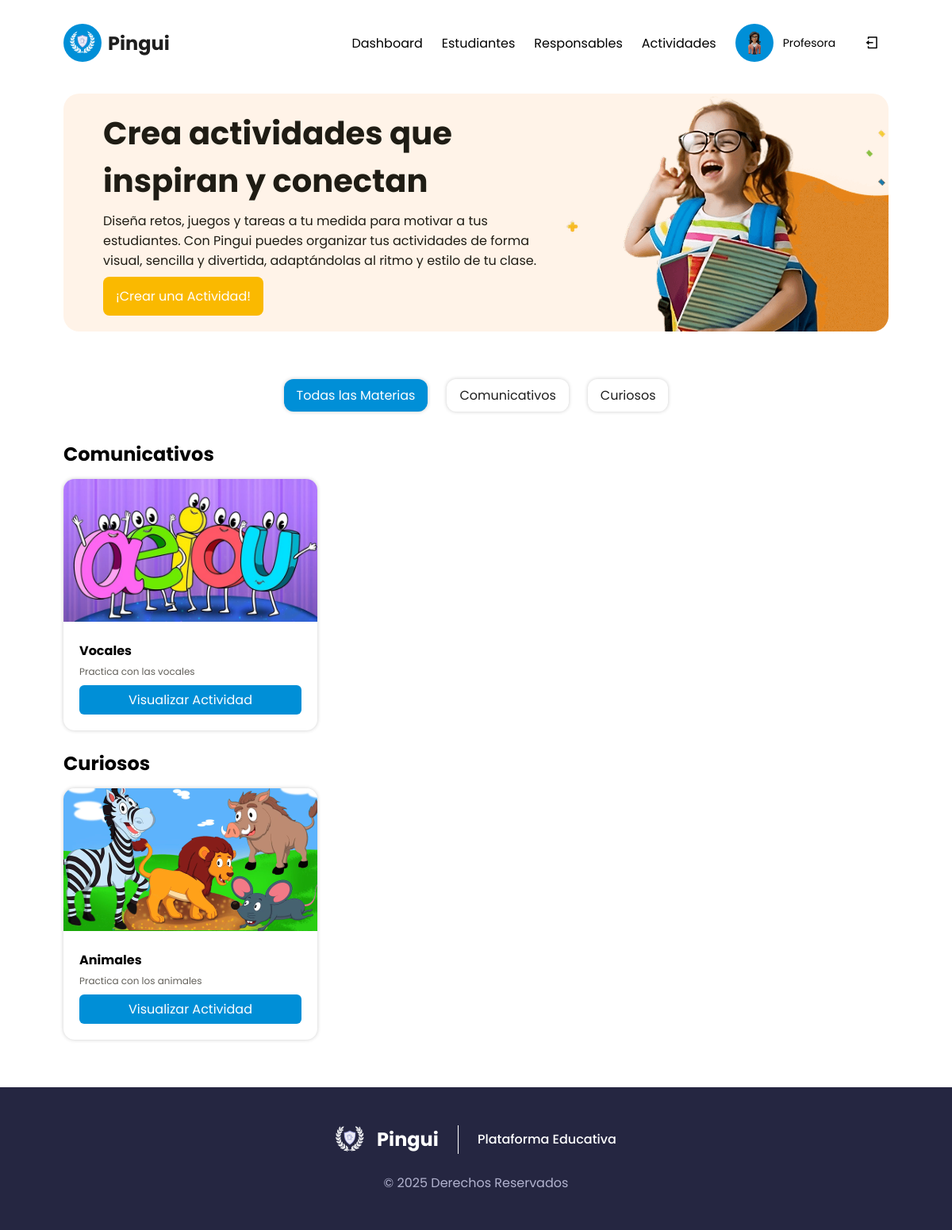
The app's page /profesores/actividades/ with its own data.
### apps/cursos/models.py (models this page shows, shortened)
class Materia(models.Model):
    id = models.UUIDField(primary_key=True, default=uuid.uuid4, editable=False)
    nombre = models.CharField(max_length=100, unique=True)

### apps/evaluaciones/models.py (models this page shows, shortened)
class Actividad(models.Model):
    id = models.UUIDField(primary_key=True, default=uuid.uuid4, editable=False)
    nombre = models.CharField(max_length=100)
    descripcion = models.TextField(max_length=100, default="Sin descripción")
    imagen = models.TextField(null=True, blank=True, default="")
    estado = models.TextField(null=False, blank=False, default="Activo")
    materia = models.ForeignKey(Materia, on_delete=models.CASCADE, related_name="actividades", null=True, blank=True)
    tematica = models.ForeignKey(Tematica, on_delete=models.CASCADE, related_name="actividades", null=True, blank=True)

### apps/evaluaciones/views.py (the view)
# urls.py: path('profesores/actividades/', views.professor_actividades),
def professor_actividades(request):
    actividades_activas = Actividad.objects.filter(estado="Activo")
    materias_con_actividades = []
    materias = Materia.objects.all()
    for materia in materias:
        actividades_materia = actividades_activas.filter(materia=materia)
        if actividades_materia.exists():
            materias_con_actividades.append({
                'materia': materia,
                'actividades': actividades_materia
            })
    actividades_archivadas = Actividad.objects.filter(estado="Archivada")
    return render(request, 'profesores/actividades/actividades.html', {
        'materias_con_actividades': materias_con_actividades,
        'actividades_archivadas': actividades_archivadas
    })

### pingui/templates/profesores/actividades/actividades.html (shortened to what this page needs)
{% load static %}
<!DOCTYPE html>
<html lang="en">
  <head>
    <link rel="stylesheet" href="{% static 'css/actividades.css' %}" />
    <link rel="stylesheet" href="https://cdnjs.cloudflare.com/ajax/libs/remixicon/4.6.0/remixicon.min.css" />
    <link rel="stylesheet" href="https://cdnjs.cloudflare.com/ajax/libs/remixicon/4.6.0/remixicon.css" />
  </head>
  <body>
    <nav class="nav">
        <div class="nav__logo">
            <img src="{% static 'assets/img/logo.png' %}" alt="Logo">
            <h3>Pingui</h3>
        </div>
        <ul class="nav__items">
           <li class="nav__item"><a href="/administrador/dashboard/">Dashboard</a></li>
           <li class="nav__item"><a href="/profesores/estudiantes/">Estudiantes</a></li>
           <li class="nav__item"><a href="/profesores/responsables/">Responsables</a></li>
           <li class="nav__item"><a href="/profesores/actividades/">Actividades</a></li>
           <li class="nav__item nav__item--user">
                <figure>
                    <img src="{% static 'assets/img/professor_logo.webp' %}" class="user__logo">
                </figure>
                <div class="user__content">
                    <p class="user__role">Profesora</p>
                </div>
           </li>
           <li class="nav__item nav__item--logout"><a href="/logout/"><i class="ri-logout-box-line"></i></a></li>
        </ul>
    </nav>
    <section class="hero">
        <div class="hero__content">
            <h1 class="hero__title">Crea actividades que inspiran y conectan</h1>
            <p class="hero__paragraph">Diseña retos, juegos y tareas a tu medida para motivar a tus estudiantes. Con Pingui puedes organizar tus actividades de forma visual, sencilla y divertida, adaptándolas al ritmo y estilo de tu clase.</p>
            <a href="/profesores/actividades/view/" class="hero__cta">¡Crear una Actividad!</a>
        </div>
        <img src="{% static 'assets/img/actividades_landing.png' %}" alt="Materias Landing">
    </section>
    <main class="activities">
        <ul class="activities__filters">
            <li class="activities__filter activities__filter--active" data-filter="todos">Todas las Materias</li>
            {% for grupo in materias_con_actividades %}
                <li><button class="activities__filter" data-filter="{{ grupo.materia.nombre|slugify }}">{{ grupo.materia.nombre }}</button></li>
            {% endfor %}
        </ul>
        <div class="activities__container">
            {% for grupo in materias_con_actividades %}
            <div class="activities__course" data-materia="{{ grupo.materia.nombre|slugify }}">
                <h2 class="course__title">{{ grupo.materia.nombre }}</h2>
                <div class="course__cards">
                    {% for actividad in grupo.actividades %}
                    <div class="course__card">
                        <img src="/static/assets/{{ actividad.imagen }}" alt="Imagen de la Actividad">
                        <div class="card__content">
                            <h4 class="card__heading">{{ actividad.nombre }}</h4>
                            <p class="card__paragraph">{{ actividad.descripcion }}</p>
                            <a href="/profesores/actividades/view/{{ actividad.id }}/" class="card__cta">Visualizar Actividad</a>
                        </div>
                    </div>
                    {% endfor %}
                </div>
            </div>
            {% endfor %}
        </div>
    </main>
    <footer class="footer">
        <div class="footer__content">
            <div class="footer__grid">
                <div class="footer__logo">
                    <img src="{% static 'assets/img/logo.png' %}" alt="Logo">
                    <h3>Pingui</h3>
                </div>
                <h4 class="footer__right">Plataforma Educativa</h4>
            </div>
            <p class="copy">&copy; 2025 Derechos Reservados</p>
        </div>
    </footer>
  </body>
</html>

### pingui/static/css/actividades.css (style rules this page uses)
:root { --primary: #008FD7; --dark: #1E1E1E; --text: #464646; }
* { box-sizing: border-box; padding: 0; margin: 0; text-decoration: none; scroll-behavior: smooth; }
body { padding-top: 30px; font-family: 'Poppins', Arial, Helvetica, sans-serif; display: flex; flex-direction: column; scroll-behavior: smooth; }
input, span, button { font-family: 'Poppins', Arial, Helvetica, sans-serif; }
.nav { padding: 0 80px; width: 100%; display: flex; justify-content: space-between; align-items: center; }
.nav__logo { display: flex; align-items: center; gap: 8px; }
.nav__logo img { width: 48px; aspect-ratio: 1/1; background-color: var(--primary); padding: 8px; border-radius: 50%; }
.nav__logo h3 { font-size: 24px; color: var(--dark); }
.nav__items { list-style: none; display: flex; align-items: center; gap: 24px; }
.nav__items a { color: #000; }
.nav__item--user { display: flex; gap: 12px; justify-content: center; align-items: center; }
.nav__item--user figure { width: 48px; height: 48px; display: flex; justify-content: center; align-items: center; background-color: var(--primary); border-radius: 50%; }
.user__logo { width: 32px; height: 32px; }
.user__role { font-size: 14px; }
.nav__item--logout a { padding: 12px; aspect-ratio: 1/1; display: flex; justify-content: center; align-items: center; border-radius: 50%; color: #000; font-size: 18px; transition: .3s ease-in-out background-color, .3s ease-in-out color; }
.hero { height: 300px; overflow: hidden; display: grid; grid-template-columns: 1fr .7fr; background-color: #FFF3E8; border-radius: 20px; margin: 40px 80px 0 80px; }
.hero__content { display: flex; flex-direction: column; gap: 8px; padding-left: 50px; padding-top: 20px; color: #1F1C14; }
.hero__title { font-size: 40px; }
.hero__cta { background-color: #FAB900; width: fit-content; padding: 12px 16px; text-decoration: none; color: #fff; border-radius: 8px; }
.hero img { width: 150%; }
.activities { margin-top: 60px; padding: 0 80px; display: flex; flex-direction: column; gap: 36px; }
.activities__filters { display: flex; justify-content: center; align-items: center; gap: 24px; list-style-type: none; }
.activities__filter { padding: 8px 16px; border-radius: 12px; box-shadow: 0 0 5px rgba(0, 0, 0, 0.2); cursor: pointer; outline: none; border: none; background-color: #fff; color: #1E1E1E; font-size: 16px; transition: .3s ease-in-out background-color, .3s ease-in-out color; }
.activities__filter--active { background-color: var(--primary); color: #fff; }
.activities__container { display: flex; flex-direction: column; gap: 24px; }
.course__title { font-size: 24px; margin-bottom: 14px; }
.course__cards { display: flex; flex-wrap: wrap; gap: 20px; row-gap: 36px; }
.course__card { width: 320px; box-shadow: 0 0 5px rgba(0, 0, 0, 0.2); border-radius: 14px; overflow: hidden; }
.course__card img { width: 100%; height: 180px; object-fit: cover; overflow: hidden; }
.card__content { padding: 20px; display: flex; flex-direction: column; gap: 8px; }
.card__heading { line-height: 120%; }
.card__paragraph { font-size: 12px; color: #1F1C14; opacity: 0.7; }
.card__cta { background-color: var(--primary); padding: 6px 0; text-align: center; text-decoration: none; color: #fff; border-radius: 6px; }
.footer { margin-top: 60px; width: 100%; background-color: #252641; display: flex; justify-content: center; align-items: center; height: 180px; color: #fff; }
.footer__grid { display: flex; justify-content: center; align-items: center; margin-bottom: 24px; }
.footer__logo { display: flex; gap: 16px; justify-content: center; align-items: center; padding-right: 24px; border-right: 1px solid #fff; }
.footer__logo img { width: 36px; height: 36px; }
.footer__logo h3 { font-size: 24px; }
.footer__right { padding-left: 24px; font-weight: 500; }
.copy { text-align: center; color: #B2B3CF; }

### records on screen
Materia: materia.nombre "Comunicativos"
Materia: materia.nombre "Curiosos"
Actividad: imagen (picture), nombre "Vocales", descripcion "Practica con las vocales"
Actividad: imagen (picture), nombre "Animales", descripcion "Practica con los animales"
